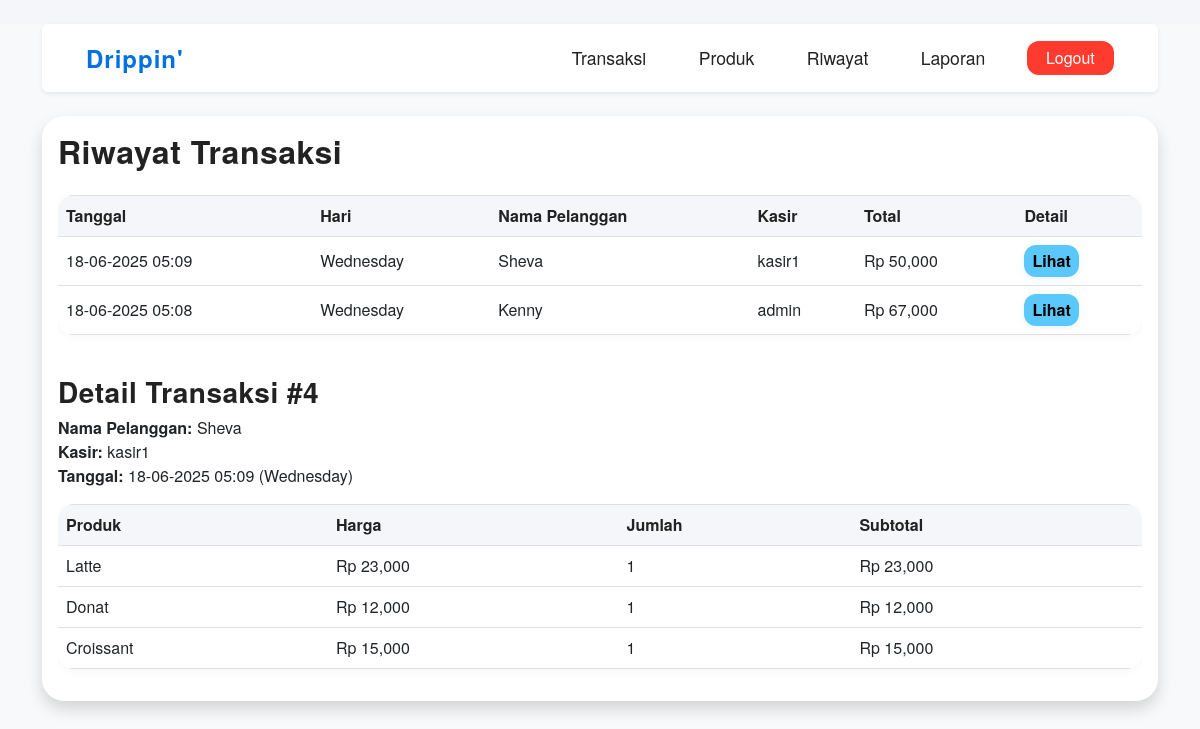
The app's page /riwayat.php?detail=4 (signed in) with its own data.
### tables this page shows
CREATE TABLE `transaksi` (
  `id` int(11) NOT NULL,
  `tanggal` datetime NOT NULL,
  `kasir` varchar(50) NOT NULL,
  `nama_pelanggan` varchar(100) DEFAULT NULL,
  `total` int(11) NOT NULL
);

CREATE TABLE `transaksi_detail` (
  `id` int(11) NOT NULL,
  `transaksi_id` int(11) NOT NULL,
  `produk_id` int(11) NOT NULL,
  `jumlah` int(11) NOT NULL,
  `harga` int(11) NOT NULL
);

CREATE TABLE `produk` (
  `id` int(11) NOT NULL,
  `nama_produk` varchar(100) NOT NULL,
  `harga` int(11) NOT NULL,
  `stok` int(11) NOT NULL,
  `kategori` varchar(50) NOT NULL
);

### riwayat.php (the view, shortened to what this page needs)
<?php
include 'config/db.php';
?>
<!DOCTYPE html>
<html>
<head>
    <link href="https://cdn.jsdelivr.net/npm/bootstrap@5.3.0/dist/css/bootstrap.min.css" rel="stylesheet">
    <link rel="stylesheet" href="assets/style.css">
</head>
<body class="page-fade bg-light">
<div class="container">
    <nav class="navbar navbar-expand-lg navbar-light bg-white shadow-sm rounded mb-4">
        <div class="container-fluid">
            <a class="navbar-brand fw-bold" href="#">Drippin'</a>
            <div>
                <a href="index.php" class="btn btn-link">Transaksi</a>
                <a href="produk.php" class="btn btn-link">Produk</a>
                <a href="riwayat.php" class="btn btn-link">Riwayat</a>
                <a href="laporan.php" class="btn btn-link">Laporan</a>
                <a href="logout.php" class="btn btn-danger ms-2">Logout</a>
            </div>
        </div>
    </nav>
    <div class="card shadow mb-4">
        <div class="card-body">
            <h2 class="mb-4">Riwayat Transaksi</h2>
            <div class="table-responsive">
                <table class="table table-bordered align-middle">
                    <tr><th>Tanggal</th><th>Hari</th><th>Nama Pelanggan</th><th>Kasir</th><th>Total</th><th>Detail</th></tr>
                    <?php
                    $q = mysqli_query($conn, "SELECT * FROM transaksi ORDER BY tanggal DESC");
                    while ($row = mysqli_fetch_assoc($q)) {
                        $tanggal = $row['tanggal'];
                        $hari = date('l', strtotime($tanggal));
                        $nama_pelanggan = $row['nama_pelanggan'] ?: '-';
                        echo "<tr>
                            <td>".date('d-m-Y H:i', strtotime($tanggal))."</td>
                            <td>".$hari."</td>
                            <td>".$nama_pelanggan."</td>
                            <td>{$row['kasir']}</td>
                            <td>Rp ".number_format($row['total'])."</td>
                            <td><a class='btn btn-info btn-sm' href='?detail={$row['id']}'>Lihat</a></td>
                        </tr>";
                    }
                    ?>
                </table>
            </div>
            <?php
            if (isset($_GET['detail'])) {
                $id = $_GET['detail'];
                $qtrx = mysqli_query($conn, "SELECT * FROM transaksi WHERE id='$id'");
                $trx = mysqli_fetch_assoc($qtrx);
                echo "<h3 class='mt-4'>Detail Transaksi #$id</h3>";
                echo "<p><b>Nama Pelanggan:</b> ".($trx['nama_pelanggan'] ?: '-') . "<br><b>Kasir:</b> {$trx['kasir']}<br><b>Tanggal:</b> ".date('d-m-Y H:i', strtotime($trx['tanggal']))." (".date('l', strtotime($trx['tanggal'])).")</p>";
                echo "<div class='table-responsive'><table class='table table-bordered align-middle'><tr><th>Produk</th><th>Harga</th><th>Jumlah</th><th>Subtotal</th></tr>";
                $q = mysqli_query($conn, "SELECT td.*, p.nama_produk FROM transaksi_detail td JOIN produk p ON td.produk_id=p.id WHERE td.transaksi_id='$id'");
                while ($row = mysqli_fetch_assoc($q)) {
                    $sub = $row['harga'] * $row['jumlah'];
                    echo "<tr>
                        <td>{$row['nama_produk']}</td>
                        <td>Rp ".number_format($row['harga'])."</td>
                        <td>{$row['jumlah']}</td>
                        <td>Rp ".number_format($sub)."</td>
                    </tr>";
                }
                echo "</table></div>";
            }
            ?>
        </div>
    </div>
</div>
</body>
</html>

### assets/style.css (style rules this page uses)
body, html { background: #f5f6fa; font-family: 'Helvetica Neue', Helvetica, Arial, sans-serif; color: #222; min-height: 100vh; }
.navbar { background: rgba(255,255,255,0.95)!important; box-shadow: 0 2px 12px 0 rgba(0,0,0,0.04); border-radius: 18px; margin-top: 24px; margin-bottom: 32px; padding: 0.7rem 2rem; }
.navbar .navbar-brand { font-weight: 700; font-size: 1.5rem; letter-spacing: 1px; color: #0071e3 !important; }
.navbar .btn-link { color: #222 !important; font-weight: 500; font-size: 1.1rem; margin-right: 10px; transition: color 0.2s, background 0.2s; text-decoration: none !important; border-radius: 10px; padding: 6px 18px; }
.navbar .btn-danger { border-radius: 12px; font-weight: 500; padding: 0.3rem 1.2rem; }
.card { border-radius: 22px; border: none; box-shadow: 0 4px 24px 0 rgba(0,0,0,0.07); background: #fff; }
.card-title, h2, h3 { color: #222; font-weight: 700; letter-spacing: 0.5px; }
.btn-primary, .btn-success, .btn-info { border-radius: 12px; font-weight: 600; font-size: 1rem; box-shadow: 0 2px 8px 0 rgba(0,113,227,0.08); border: none; transition: background 0.2s, box-shadow 0.2s; }
.btn-info { background: #5ac8fa; }
.btn-danger { background: #ff3b30; border: none; }
.table { background: #fff; border-radius: 16px; overflow: hidden; box-shadow: 0 2px 8px 0 rgba(0,0,0,0.04); }
.table th { background: #f5f6fa; color: #222; font-weight: 600; border: none; }
.table td { border: none; }
.page-fade { animation: pageFadeIn 0.5s cubic-bezier(.39,.575,.565,1.000); }

### records on screen
transaksi: tanggal "18-06-2025 05:09", tanggal "Wednesday", nama_pelanggan "Sheva", kasir "kasir1", total "50,000"
transaksi: tanggal "18-06-2025 05:08", tanggal "Wednesday", nama_pelanggan "Kenny", kasir "admin", total "67,000"
transaksi_detail: produk.nama_produk "Latte", harga "23,000", jumlah "1", sub "23,000"
transaksi_detail: produk.nama_produk "Donat", harga "12,000", jumlah "1", sub "12,000"
transaksi_detail: produk.nama_produk "Croissant", harga "15,000", jumlah "1", sub "15,000"

### other values on screen
$id "4"
